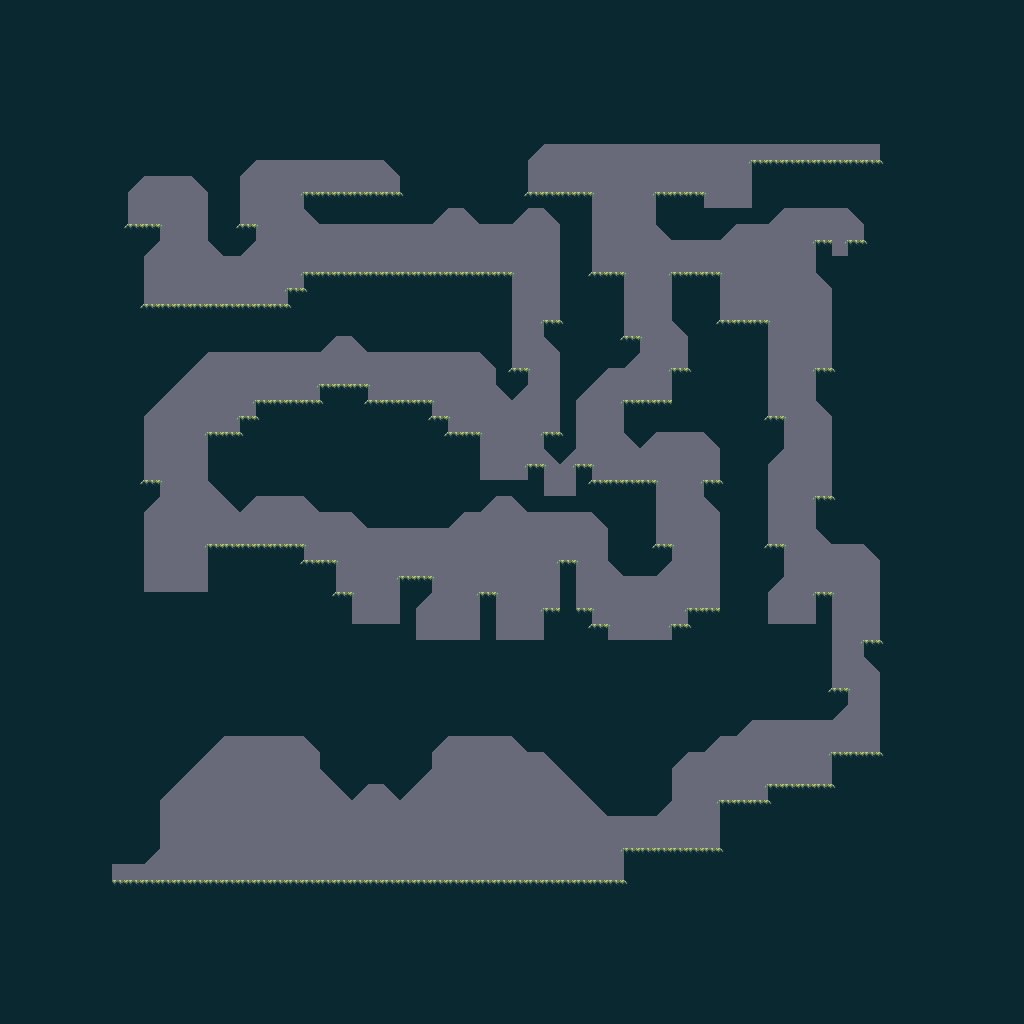

A 2D game scene composited from a Tiled map and its tileset images. What follows is a short description and the map's XML, with each tile layer's data collapsed to a summary:
An orthogonal 64x64 tile map with 16x16 px tiles, 1 tile layer (Tiles_1), 2 hidden layers not drawn, 4 tilesets and 2 objects.

<map version="1.10" tiledversion="1.10.2" orientation="orthogonal" renderorder="right-down" compressionlevel="0" width="64" height="64" tilewidth="16" tileheight="16" infinite="0" backgroundcolor="#696a79" nextlayerid="9" nextobjectid="8">
 <tileset firstgid="1" name="Ld_54_spritesheet" tilewidth="16" tileheight="16" tilecount="16" columns="4" objectalignment="topleft">
  <image source="../../../spritesheets/ld54-spritesheet.png" width="64" height="64" />
 </tileset>
 <tileset firstgid="17" name="Top_left_slope_colliders" tilewidth="16" tileheight="16" tilecount="1" columns="1" objectalignment="topleft">
  <image source="Top_left_slope_colliders.intgrid.png" width="16" height="16" />
 </tileset>
 <tileset firstgid="18" name="Top_right_slope_colliders" tilewidth="16" tileheight="16" tilecount="1" columns="1" objectalignment="topleft">
  <image source="Top_right_slope_colliders.intgrid.png" width="16" height="16" />
 </tileset>
 <tileset firstgid="19" name="Box_colliders" tilewidth="16" tileheight="16" tilecount="1" columns="1" objectalignment="topleft">
  <image source="Box_colliders.intgrid.png" width="16" height="16" />
 </tileset>
 <objectgroup id="8" name="colliders">
  <object id="6" x="112" y="880">
   <polygon points="0,0 512,0 512,-32 608,-32 608,-80 656,-80 656,-96 720,-96 720,-128 768,-128 768,-208 752,-224 752,-240 768,-240 768,-320 752,-336 720,-336 704,-352 704,-384 720,-384 720,-464 704,-480 704,-512 720,-512 720,-592 704,-608 704,-640 720,-640 720,-624 736,-624 736,-640 752,-640 752,-656 736,-672 672,-672 656,-656 624,-656 608,-640 560,-640 544,-656 544,-688 592,-688 592,-672 640,-672 640,-720 768,-720 768,-736 432,-736 416,-720 416,-688 480,-688 480,-608 512,-608 512,-544 528,-544 528,-528 512,-512 496,-512 464,-480 464,-432 448,-416 432,-432 432,-448 448,-448 448,-528 432,-544 432,-560 448,-560 448,-656 432,-672 416,-672 400,-656 368,-656 352,-672 336,-672 320,-656 208,-656 192,-672 192,-688 288,-688 288,-704 272,-720 144,-720 128,-704 128,-656 144,-656 144,-640 128,-624 112,-624 96,-640 96,-688 80,-704 32,-704 16,-688 16,-656 48,-656 48,-640 32,-624 32,-576 176,-576 176,-592 192,-592 192,-608 400,-608 400,-512 416,-512 416,-496 400,-480 384,-496 384,-512 368,-528 256,-528 240,-544 224,-544 208,-528 96,-528 32,-464 32,-400 48,-400 48,-384 32,-368 32,-288 96,-288 96,-336 192,-336 192,-320 224,-320 224,-288 240,-288 240,-256 288,-256 288,-304 320,-304 320,-288 304,-272 304,-240 368,-240 368,-288 384,-288 384,-240 432,-240 432,-272 448,-272 448,-320 464,-320 464,-272 480,-272 480,-256 496,-256 496,-240 560,-240 560,-256 576,-256 576,-272 608,-272 608,-368 592,-384 592,-400 608,-400 608,-432 592,-448 544,-448 528,-432 512,-448 512,-480 560,-480 560,-512 576,-512 576,-544 560,-560 560,-608 608,-608 608,-560 656,-560 656,-464 672,-464 672,-432 656,-416 656,-336 672,-336 672,-304 656,-288 656,-256 704,-256 704,-288 720,-288 720,-272 720,-192 736,-192 736,-176 720,-160 640,-160 624,-144 608,-144 592,-128 576,-128 560,-112 560,-80 544,-64 496,-64 432,-128 416,-128 400,-144 336,-144 320,-128 320,-112 288,-80 272,-96 256,-96 240,-80 208,-112 208,-128 192,-144 112,-144 48,-80 48,-32 32,-16 0,-16" />
  </object>
  <object id="7" x="240" y="512">
   <polygon points="0,0 -32,-32 -32,-80 0,-80 0,-96 16,-96 16,-112 80,-112 80,-128 128,-128 128,-112 192,-112 192,-96 208,-96 208,-80 240,-80 240,-32 288,-32 288,-48 304,-48 304,-16 336,-16 336,-48 352,-48 352,-32 416,-32 416,32 432,32 432,48 416,64 384,64 368,48 368,16 352,0 288,0 272,-16 256,-16 240,0 224,0 208,16 128,16 112,0 80,0 64,-16 16,-16" />
  </object>
 </objectgroup>
 <layer id="1" name="Tiles_1" width="64" height="64">
  <data>[4096 cells, 3173 non-empty, 8 distinct tile ids]</data>
 </layer>
 <layer id="2" name="Tiles_2" width="64" height="64" visible="0">
  <data>[4096 cells, 3 non-empty, 1 distinct tile ids]</data>
 </layer>
 <layer id="3" name="Tiles_3" width="64" height="64" visible="0">
  <data>[4096 cells, 1 non-empty, 1 distinct tile ids]</data>
 </layer>
 <objectgroup id="7" name="Entities" />
</map>
